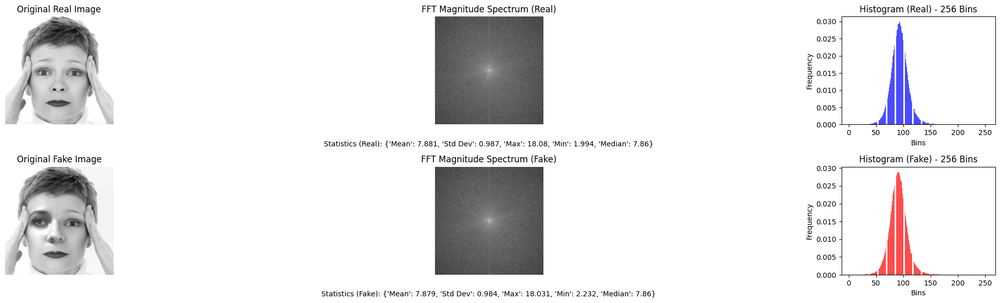
#> input picture results/figures/fft/comparison_image_1.png, 1000 x 303 px, shrunk from 1945 x 590 before the run, given in place of real_00002.jpg, which was not available; the run also reads 1 picture not shown here
$ jupyter execute --allow-errors loop_save_processed_image.ipynb   (older library calls are emulated)
#> lines starting #> are read from the running program, lines starting #| are printed output that depends on the picture; pictures that were not available may be replaced by others from this repository, and a replacement may not be noted
[cell 1]
#Set functions
def compute_histogram(image, bins=9):
    histogram, _ = np.histogram(image, bins=bins, range=(image.min(), image.max()))
    histogram = histogram / np.sum(histogram)
    return histogram

def extract_statistics(image):
    return {
        'Mean': round(np.mean(image), 3),
        'Std Dev': round(np.std(image), 3),
        'Max': round(np.max(image), 3),
        'Min': round(np.min(image), 3),
        'Median': round(np.median(image), 3)
    }

[cell 2]
#fft
import numpy as np
import cv2
import matplotlib.pyplot as plt
import os

def apply_fft(img):
    f = np.fft.fft2(img)
    fshift = np.fft.fftshift(f)
    magnitude_spectrum = np.log(np.abs(fshift) + 1)
    return f, fshift, magnitude_spectrum

def apply_ifft(fshift):
    f_ishift = np.fft.ifftshift(fshift)
    img_back = np.abs(np.fft.ifft2(f_ishift))
    return img_back

'''Loop 10 image from real and fake'''
# Paths for real and fake image directories
real_image_dir = r'C:\Users\tanbe\OneDrive\Desktop\Works\HWUM\FYP\fakefacedetect\data\raw\real_and_fake_face_detection\real_and_fake_face\training_real'  # Directory with real images
fake_image_dir = r'C:\Users\tanbe\OneDrive\Desktop\Works\HWUM\FYP\fakefacedetect\data\raw\real_and_fake_face_detection\real_and_fake_face\training_fake'  # Directory with fake images
output_dir = r'C:\Users\tanbe\OneDrive\Desktop\Works\HWUM\FYP\fakefacedetect\results\figures\fft'            # Directory to save processed images
# Create output directory if it doesn't exist
os.makedirs(output_dir, exist_ok=True)
# Get list of images and limit to 10 each for processing
real_images = sorted([os.path.join(real_image_dir, f) for f in os.listdir(real_image_dir) if f.endswith('.jpg')])[:10]
fake_images = sorted([os.path.join(fake_image_dir, f) for f in os.listdir(fake_image_dir) if f.endswith('.jpg')])[:10]

'''Loop one image from real and fake'''
# real_images = [r'C:\Users\tanbe\OneDrive\Desktop\Works\HWUM\FYP\fakefacedetect\data\raw\real_and_fake_face_detection\real_and_fake_face\training_real\real_00002.jpg']
# fake_images = [r'C:\Users\tanbe\OneDrive\Desktop\Works\HWUM\FYP\fakefacedetect\data\raw\real_and_fake_face_detection\real_and_fake_face\training_fake\easy_9_1010.jpg']

# Process 10 real and 10 fake images
bins = 256

for i, (real_image_path, fake_image_path) in enumerate(zip(real_images, fake_images)):
    # Load real and fake images as grayscale
    image_0 = cv2.imread(real_image_path, cv2.IMREAD_GRAYSCALE)
    image_1 = cv2.imread(fake_image_path, cv2.IMREAD_GRAYSCALE)
    # Apply FFT and IFFT for real image
    fft_0, fft_shift_0, fft_magnitude_0 = apply_fft(image_0)
    ifft_image_0 = apply_ifft(fft_shift_0)
    histogram_0 = compute_histogram(fft_magnitude_0, bins)
    stats_0 = extract_statistics(fft_magnitude_0)

    # Apply FFT and IFFT for fake image
    fft_1, fft_shift_1, fft_magnitude_1 = apply_fft(image_1)
    ifft_image_1 = apply_ifft(fft_shift_1)
    histogram_1 = compute_histogram(fft_magnitude_1, bins)
    stats_1 = extract_statistics(fft_magnitude_1)

    # Plot and save histograms and FFT results for each image
    fig, axs = plt.subplots(2, 3, figsize=(20, 6))

    # FFT plots in separate figure
    fig_fft, axs_fft = plt.subplots(2, 3, figsize=(20, 6))

    # Real Image
    axs_fft[0][0].imshow(image_0, cmap='gray')
    axs_fft[0][0].set_title('Original Real Image')
    axs_fft[0][0].axis('off')

    axs_fft[0][1].imshow(fft_magnitude_0, cmap='gray')
    axs_fft[0][1].set_title('FFT Magnitude Spectrum (Real)')
    axs_fft[0][1].axis('off')

    # Display the histogram of power spectrum as bar plot
    axs_fft[0][2].bar(range(bins), histogram_0, color='blue', alpha=0.7)
    axs_fft[0][2].set_title(f'Histogram (Real) - {bins} Bins')
    axs_fft[0][2].set_xlabel('Bins')
    axs_fft[0][2].set_ylabel('Frequency')

    # Fake Image
    axs_fft[1][0].imshow(image_1, cmap='gray')
    axs_fft[1][0].set_title('Original Fake Image')
    axs_fft[1][0].axis('off')

    axs_fft[1][1].imshow(fft_magnitude_1, cmap='gray')
    axs_fft[1][1].set_title('FFT Magnitude Spectrum (Fake)')
    axs_fft[1][1].axis('off')

    # Display the histogram of power spectrum as bar plot
    axs_fft[1][2].bar(range(bins), histogram_1, color='red', alpha=0.7)
    axs_fft[1][2].set_title(f'Histogram (Fake) - {bins} Bins')
    axs_fft[1][2].set_xlabel('Bins')
    axs_fft[1][2].set_ylabel('Frequency')

    # Display statistics below the images
    axs_fft[0][0].text(0.5, -0.2, f'Statistics (Real): {extract_statistics(fft_magnitude_0)}',
                    transform=axs_fft[0][1].transAxes, fontsize=10, ha='center')
    axs_fft[1][0].text(0.5, -0.2, f'Statistics (Fake): {extract_statistics(fft_magnitude_1)}',
                    transform=axs_fft[1][1].transAxes, fontsize=10, ha='center')

    plt.tight_layout()
    plt.show()

[cell 3]
#lbp
import os
from skimage.feature import local_binary_pattern
import numpy as np
import cv2
import matplotlib.pyplot as plt

def apply_lbp(img, radius=1, n_points=8):
    """
    Apply Local Binary Pattern (LBP) to detect texture inconsistencies in the images.

    Args:
        img (np.ndarray): Image to process.
        radius (int): Radius of the LBP pattern.
        n_points (int): Number of points considered in the LBP pattern.

    Returns:
        np.ndarray: LBP-processed image.
    """
#> called with radius = 1, n_points = 8
    lbp = local_binary_pattern(img, n_points, radius, method='default')
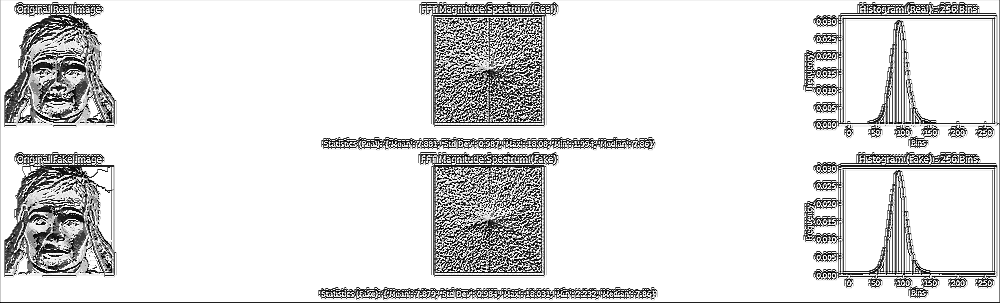
#> lbp: shape (303, 1000) float64; min 0, max 255, mean 223.1
    return lbp

def compute_histogram(image, bins):
    histogram, _ = np.histogram(image, bins=bins, density=True)
    return histogram

def extract_statistics(image):
    return {
        'Mean': round(np.mean(image), 3),
        'Std Dev': round(np.std(image), 3),
        'Max': round(np.max(image), 3),
        'Min': round(np.min(image), 3),
        'Median': round(np.median(image), 3)
    }

'''Loop 10 image from real and fake'''
# Paths for real and fake image directories
real_image_dir = r'C:\Users\tanbe\OneDrive\Desktop\Works\HWUM\FYP\fakefacedetect\data\raw\real_and_fake_face_detection\real_and_fake_face\training_real'  # Directory with real images
fake_image_dir = r'C:\Users\tanbe\OneDrive\Desktop\Works\HWUM\FYP\fakefacedetect\data\raw\real_and_fake_face_detection\real_and_fake_face\training_fake'  # Directory with fake images
output_dir = r'C:\Users\tanbe\OneDrive\Desktop\Works\HWUM\FYP\fakefacedetect\results\figures\lbp'            # Directory to save processed images
# Create output directory if it doesn't exist
os.makedirs(output_dir, exist_ok=True)
# Get list of images and limit to 10 each for processing
real_images = sorted([os.path.join(real_image_dir, f) for f in os.listdir(real_image_dir) if f.endswith('.jpg')])[:10]
fake_images = sorted([os.path.join(fake_image_dir, f) for f in os.listdir(fake_image_dir) if f.endswith('.jpg')])[:10]

'''Loop one image from real and fake'''
real_images = [r'C:\Users\tanbe\OneDrive\Desktop\Works\HWUM\FYP\fakefacedetect\data\raw\real_and_fake_face_detection\real_and_fake_face\training_real\real_00002.jpg']
fake_images = [r'C:\Users\tanbe\OneDrive\Desktop\Works\HWUM\FYP\fakefacedetect\data\raw\real_and_fake_face_detection\real_and_fake_face\training_fake\easy_9_1010.jpg']

#> (the rest of this cell did not finish here and is left out)

#> `sobel_x_real = cv2.Sobel(image_real, cv2.CV_64F, 1, 0, ksize=3)`:
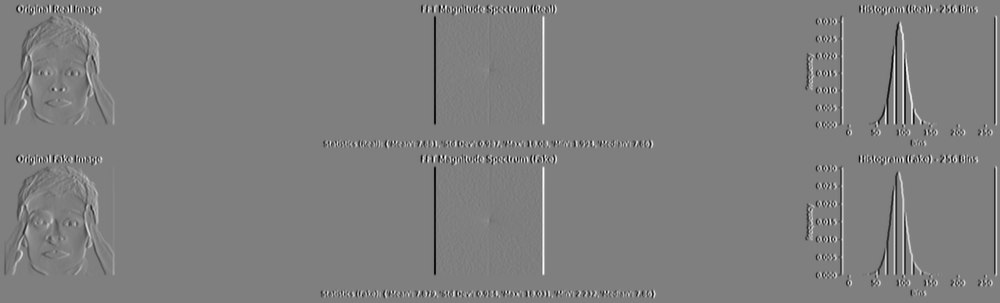
#> sobel_x_real: shape (303, 1000) float64; min -807, max 811, mean 0; drawn with min black and max white
#> `sobel_y_real = cv2.Sobel(image_real, cv2.CV_64F, 0, 1, ksize=3)`:
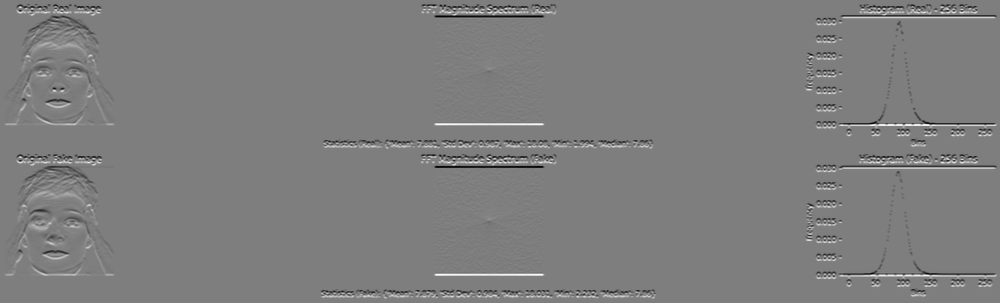
#> sobel_y_real: shape (303, 1000) float64; min -795, max 807, mean 0; drawn with min black and max white
#> `sobel_magnitude_real = np.sqrt(sobel_x_real**2 + sobel_y_real**2)`:
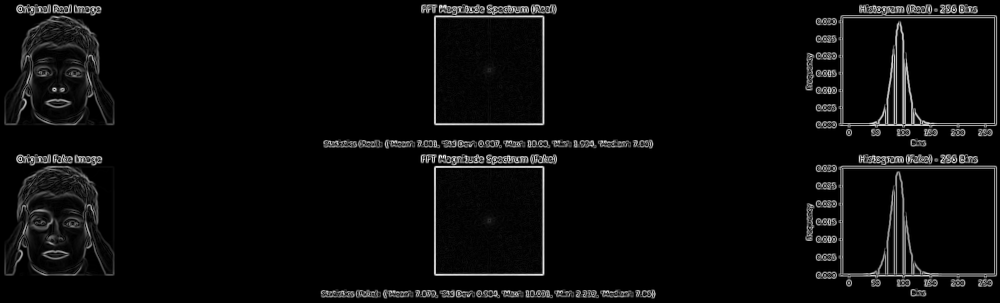
#> sobel_magnitude_real: shape (303, 1000) float64; min 0, max 886.5, mean 36.9; drawn with min black and max white
#> `hist_real, bin_edges_real = np.histogram(sobel_magnitude_real, bins=bi..`: hist_real = 256 values, max 228932 at index 0, min 0 at index 235, mean 1183.6; bin_edges_real = 257 values from 0 to 886.5
#> `hist_real = hist_real / np.sum(hist_real)`: hist_real = 256 values, max 0.756 at index 0, min 0 at index 235, mean 0.00391

    # Compute histograms for LBP images
    bins = range(0, n_points + 3)
    bins = range(0, 256)
    lbp_hist_0 = compute_histogram(lbp_0, bins)
    lbp_hist_1 = compute_histogram(lbp_1, bins)

    # Set up the plots
    fig, axs = plt.subplots(2, 3, figsize=(15, 8))

    # Original Image (Real)
    axs[0, 0].imshow(image_0, cmap='gray')
    axs[0, 0].set_title('Original Real Image')
    axs[0, 0].axis('off')

    # LBP Image (Real)
    axs[0, 1].imshow(lbp_0, cmap='gray')
    axs[0, 1].set_title('LBP Image (Real)')
    axs[0, 1].axis('off')
    axs[0, 1].text(0.5, -0.2, f'Statistics: {extract_statistics(lbp_0)}', transform=axs[0, 1].transAxes, fontsize=12, ha='center')

    # Histogram of LBP (Real)
    axs[0, 2].bar(bins[:-1], lbp_hist_0, width=0.5, color='gray', alpha=0.7)
    axs[0, 2].set_title('LBP Histogram (Real)')
    axs[0, 2].set_xlabel('LBP Value')
    axs[0, 2].set_ylabel('Normalized Frequency')

    # Original Image (Fake)
    axs[1, 0].imshow(image_1, cmap='gray')
    axs[1, 0].set_title('Original Fake Image')
    axs[1, 0].axis('off')

    # LBP Image (Fake)
    axs[1, 1].imshow(lbp_1, cmap='gray')
    axs[1, 1].set_title('LBP Image (Fake)')
    axs[1, 1].axis('off')
    axs[1, 1].text(0.5, -0.2, f'Statistics: {extract_statistics(lbp_1)}', transform=axs[1, 1].transAxes, fontsize=12, ha='center')

    # Histogram of LBP (Fake)
    axs[1, 2].bar(bins[:-1], lbp_hist_1, width=0.5, color='gray', alpha=0.7)
    axs[1, 2].set_title('LBP Histogram (Fake)')
    axs[1, 2].set_xlabel('LBP Value')
    axs[1, 2].set_ylabel('Normalized Frequency')

    # Save the figure
    plt.tight_layout()
    plt.savefig(os.path.join(output_dir, f'lbp_comparison_{i+1}.png'))
    plt.close(fig)

[cell 4]
#sobel
import os
import cv2
import numpy as np
import matplotlib.pyplot as plt


bins=256

'''Loop 10 image from real and fake'''
# Paths for real and fake image directories
real_image_dir = r'C:\Users\tanbe\OneDrive\Desktop\Works\HWUM\FYP\fakefacedetect\data\raw\real_and_fake_face_detection\real_and_fake_face\training_real'
fake_image_dir = r'C:\Users\tanbe\OneDrive\Desktop\Works\HWUM\FYP\fakefacedetect\data\raw\real_and_fake_face_detection\real_and_fake_face\training_fake'
output_dir = r'C:\Users\tanbe\OneDrive\Desktop\Works\HWUM\FYP\fakefacedetect\results\figures\sobel'
# Create output directory if it doesn't exist
os.makedirs(output_dir, exist_ok=True)
# Get list of images and limit to 10 each for processing
real_images = sorted([os.path.join(real_image_dir, f) for f in os.listdir(real_image_dir) if f.endswith('.jpg')])[:10]
fake_images = sorted([os.path.join(fake_image_dir, f) for f in os.listdir(fake_image_dir) if f.endswith('.jpg')])[:10]

'''Loop one image from real and fake'''
real_images = [r'C:\Users\tanbe\OneDrive\Desktop\Works\HWUM\FYP\fakefacedetect\data\raw\real_and_fake_face_detection\real_and_fake_face\training_real\real_00002.jpg']
fake_images = [r'C:\Users\tanbe\OneDrive\Desktop\Works\HWUM\FYP\fakefacedetect\data\raw\real_and_fake_face_detection\real_and_fake_face\training_fake\easy_9_1010.jpg']

# Process each real and fake image
#> (the rest of this cell did not finish here and is left out)

[cell 5]
#clahe
import numpy as np
import cv2
import matplotlib.pyplot as plt

# Define the CLAHE function
def apply_clahe(img, clip_limit=2.0, tile_grid_size=(8, 8)):
    """
    Apply Contrast Limited Adaptive Histogram Equalization (CLAHE) to an image.

    Parameters:
    - image: Input image (grayscale or color).
    - clip_limit: Threshold for contrast limiting.
    - tile_grid_size: Size of grid for histogram equalization (height, width).

    Returns:
    - clahe_image: Image after applying CLAHE.
    """
#> called with clip_limit = 2, tile_grid_size = (8, 8)
    # Create a CLAHE object
    clahe = cv2.createCLAHE(clipLimit=clip_limit, tileGridSize=tile_grid_size)

    # Apply CLAHE to the grayscale image
    clahe_image = clahe.apply(img)
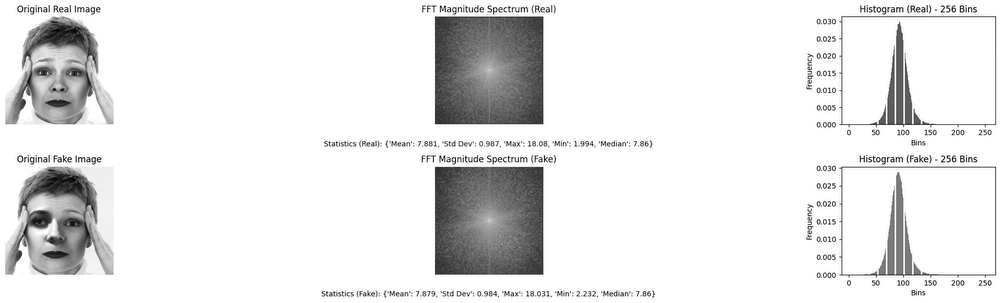
#> clahe_image: shape (303, 1000); min 0, max 255, mean 231.4

    return clahe_image

bins=256

'''Loop 10 image from real and fake'''
# Paths for real and fake image directories
real_image_dir = r'C:\Users\tanbe\OneDrive\Desktop\Works\HWUM\FYP\fakefacedetect\data\raw\real_and_fake_face_detection\real_and_fake_face\training_real'
fake_image_dir = r'C:\Users\tanbe\OneDrive\Desktop\Works\HWUM\FYP\fakefacedetect\data\raw\real_and_fake_face_detection\real_and_fake_face\training_fake'
output_dir = r'C:\Users\tanbe\OneDrive\Desktop\Works\HWUM\FYP\fakefacedetect\results\figures\clahe'
# Create output directory if it doesn't exist
os.makedirs(output_dir, exist_ok=True)
# Get list of images and limit to 10 each for processing
real_images = sorted([os.path.join(real_image_dir, f) for f in os.listdir(real_image_dir) if f.endswith('.jpg')])[:10]
fake_images = sorted([os.path.join(fake_image_dir, f) for f in os.listdir(fake_image_dir) if f.endswith('.jpg')])[:10]

'''Loop one image from real and fake'''
real_images = [r'C:\Users\tanbe\OneDrive\Desktop\Works\HWUM\FYP\fakefacedetect\data\raw\real_and_fake_face_detection\real_and_fake_face\training_real\real_00002.jpg']
fake_images = [r'C:\Users\tanbe\OneDrive\Desktop\Works\HWUM\FYP\fakefacedetect\data\raw\real_and_fake_face_detection\real_and_fake_face\training_fake\easy_9_1010.jpg']

#> (the rest of this cell did not finish here and is left out)


    # Compute histograms
    bins=256

    hist_0=compute_histogram(clahe_image_0, bins=bins)
#> in compute_histogram, `histogram, _ = np.histogram(image, bins=bins, density=True)`: histogram = 256 values, max 0.79 at index 255, min 0 at index 3, mean 0.00392
#> `hist_0=compute_histogram(clahe_image_0, bins=bins)`: hist_0 has the same summary as histogram in compute_histogram
    hist_1=compute_histogram(clahe_image_1, bins=bins)
    # hist_0 = cv2.calcHist([clahe_image_0], [0], None, [bins], [0, bins])
    # hist_1 = cv2.calcHist([clahe_image_1], [0], None, [bins], [0, bins])

    # Create plots
    fig_clahe, axs_clahe = plt.subplots(2, 3, figsize=(18, 10))

    # Original Real Image
    axs_clahe[0, 0].imshow(image_real, cmap='gray')  # Convert BGR to RGB for correct color representation
    axs_clahe[0, 0].set_title('Original Real Image')
    axs_clahe[0, 0].axis('off')

    # CLAHE Image for Real
    axs_clahe[0, 1].imshow(clahe_image_0, cmap='gray')
    axs_clahe[0, 1].set_title('CLAHE (Real Image)')
    axs_clahe[0, 1].axis('off')

    # Histogram for CLAHE Real
    axs_clahe[0, 2].plot(hist_0)
    axs_clahe[0, 2].set_title('Histogram (CLAHE Real Image)')
    axs_clahe[0, 2].set_xlim([0, bins])

    # Original Fake Image
    axs_clahe[1, 0].imshow(image_fake, cmap='gray')  # Convert BGR to RGB for correct color representation
    axs_clahe[1, 0].set_title('Original Fake Image')
    axs_clahe[1, 0].axis('off')

    # CLAHE Image for Fake
    axs_clahe[1, 1].imshow(clahe_image_1, cmap='gray')
    axs_clahe[1, 1].set_title('CLAHE (Fake Image)')
    axs_clahe[1, 1].axis('off')

    # Histogram for CLAHE Fake
    axs_clahe[1, 2].plot(hist_1)
    axs_clahe[1, 2].set_title('Histogram (CLAHE Fake Image)')
    axs_clahe[1, 2].set_xlim([0, bins])

    # Display statistics
    axs_clahe[0, 0].text(1, -0.3, f'Statistics (Real): {extract_statistics(clahe_image_0)}',
                        transform=axs_clahe[0, 0].transAxes, fontsize=12, ha='center')

    axs_clahe[1, 0].text(1, -0.3, f'Statistics (Fake): {extract_statistics(clahe_image_1)}',
                        transform=axs_clahe[1, 0].transAxes, fontsize=12, ha='center')

    plt.tight_layout()
    plt.savefig(os.path.join(output_dir, f'CLAHE_histogram_{i+1}.png'))
    plt.close(fig_clahe)
